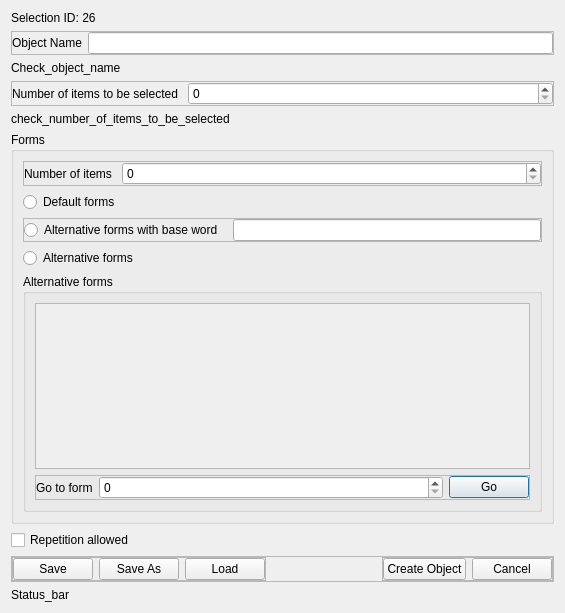
<?xml version="1.0" encoding="UTF-8"?>
<ui version="4.0">
 <class>Dialog</class>
 <widget class="QDialog" name="Dialog">
  <property name="geometry">
   <rect>
    <x>0</x>
    <y>0</y>
    <width>565</width>
    <height>613</height>
   </rect>
  </property>
  <property name="windowTitle">
   <string>Dialog</string>
  </property>
  <layout class="QVBoxLayout" name="verticalLayout">
   <item>
    <widget class="QLabel" name="label_2">
     <property name="sizePolicy">
      <sizepolicy hsizetype="Expanding" vsizetype="Fixed">
       <horstretch>0</horstretch>
       <verstretch>0</verstretch>
      </sizepolicy>
     </property>
     <property name="text">
      <string>Selection ID: 26</string>
     </property>
    </widget>
   </item>
   <item>
    <widget class="QFrame" name="frame_6">
     <property name="sizePolicy">
      <sizepolicy hsizetype="Expanding" vsizetype="Fixed">
       <horstretch>0</horstretch>
       <verstretch>0</verstretch>
      </sizepolicy>
     </property>
     <property name="locale">
      <locale language="English" country="UnitedStates"/>
     </property>
     <property name="frameShape">
      <enum>QFrame::Shape::StyledPanel</enum>
     </property>
     <property name="frameShadow">
      <enum>QFrame::Shadow::Raised</enum>
     </property>
     <layout class="QHBoxLayout" name="horizontalLayout_7">
      <property name="leftMargin">
       <number>0</number>
      </property>
      <property name="topMargin">
       <number>0</number>
      </property>
      <property name="rightMargin">
       <number>0</number>
      </property>
      <property name="bottomMargin">
       <number>0</number>
      </property>
      <item>
       <widget class="QLabel" name="label_6">
        <property name="text">
         <string>Object Name</string>
        </property>
       </widget>
      </item>
      <item>
       <widget class="QLineEdit" name="lineEdit_3"/>
      </item>
     </layout>
    </widget>
   </item>
   <item>
    <widget class="QLabel" name="label_5">
     <property name="sizePolicy">
      <sizepolicy hsizetype="Expanding" vsizetype="Fixed">
       <horstretch>0</horstretch>
       <verstretch>0</verstretch>
      </sizepolicy>
     </property>
     <property name="text">
      <string>Check_object_name</string>
     </property>
     <property name="wordWrap">
      <bool>true</bool>
     </property>
    </widget>
   </item>
   <item>
    <widget class="QFrame" name="frame_18">
     <property name="sizePolicy">
      <sizepolicy hsizetype="Expanding" vsizetype="Fixed">
       <horstretch>0</horstretch>
       <verstretch>0</verstretch>
      </sizepolicy>
     </property>
     <property name="frameShape">
      <enum>QFrame::Shape::StyledPanel</enum>
     </property>
     <property name="frameShadow">
      <enum>QFrame::Shadow::Raised</enum>
     </property>
     <layout class="QHBoxLayout" name="horizontalLayout_22">
      <property name="spacing">
       <number>10</number>
      </property>
      <property name="leftMargin">
       <number>0</number>
      </property>
      <property name="topMargin">
       <number>0</number>
      </property>
      <property name="rightMargin">
       <number>0</number>
      </property>
      <property name="bottomMargin">
       <number>0</number>
      </property>
      <item>
       <widget class="QLabel" name="label_12">
        <property name="sizePolicy">
         <sizepolicy hsizetype="Maximum" vsizetype="Preferred">
          <horstretch>0</horstretch>
          <verstretch>0</verstretch>
         </sizepolicy>
        </property>
        <property name="text">
         <string>Number of items to be selected</string>
        </property>
       </widget>
      </item>
      <item>
       <widget class="QSpinBox" name="spin_box_4"/>
      </item>
     </layout>
    </widget>
   </item>
   <item>
    <widget class="QLabel" name="label_13">
     <property name="sizePolicy">
      <sizepolicy hsizetype="Expanding" vsizetype="Fixed">
       <horstretch>0</horstretch>
       <verstretch>0</verstretch>
      </sizepolicy>
     </property>
     <property name="text">
      <string>check_number_of_items_to_be_selected</string>
     </property>
    </widget>
   </item>
   <item>
    <widget class="QGroupBox" name="groupBox_2">
     <property name="sizePolicy">
      <sizepolicy hsizetype="Expanding" vsizetype="Expanding">
       <horstretch>0</horstretch>
       <verstretch>0</verstretch>
      </sizepolicy>
     </property>
     <property name="title">
      <string>Forms</string>
     </property>
     <layout class="QVBoxLayout" name="verticalLayout_4">
      <item>
       <widget class="QFrame" name="frame_7">
        <property name="sizePolicy">
         <sizepolicy hsizetype="Expanding" vsizetype="Fixed">
          <horstretch>0</horstretch>
          <verstretch>0</verstretch>
         </sizepolicy>
        </property>
        <property name="frameShape">
         <enum>QFrame::Shape::StyledPanel</enum>
        </property>
        <property name="frameShadow">
         <enum>QFrame::Shadow::Raised</enum>
        </property>
        <layout class="QHBoxLayout" name="horizontalLayout_6">
         <property name="spacing">
          <number>10</number>
         </property>
         <property name="leftMargin">
          <number>0</number>
         </property>
         <property name="topMargin">
          <number>0</number>
         </property>
         <property name="rightMargin">
          <number>0</number>
         </property>
         <property name="bottomMargin">
          <number>0</number>
         </property>
         <item>
          <widget class="QLabel" name="label_4">
           <property name="sizePolicy">
            <sizepolicy hsizetype="Maximum" vsizetype="Preferred">
             <horstretch>0</horstretch>
             <verstretch>0</verstretch>
            </sizepolicy>
           </property>
           <property name="text">
            <string>Number of items</string>
           </property>
          </widget>
         </item>
         <item>
          <widget class="QSpinBox" name="spin_box"/>
         </item>
        </layout>
       </widget>
      </item>
      <item>
       <widget class="QRadioButton" name="radioButton_4">
        <property name="text">
         <string>Default forms</string>
        </property>
       </widget>
      </item>
      <item>
       <widget class="QFrame" name="frame_8">
        <property name="frameShape">
         <enum>QFrame::Shape::StyledPanel</enum>
        </property>
        <property name="frameShadow">
         <enum>QFrame::Shadow::Raised</enum>
        </property>
        <layout class="QHBoxLayout" name="horizontalLayout_5">
         <property name="spacing">
          <number>10</number>
         </property>
         <property name="leftMargin">
          <number>0</number>
         </property>
         <property name="topMargin">
          <number>0</number>
         </property>
         <property name="rightMargin">
          <number>0</number>
         </property>
         <property name="bottomMargin">
          <number>0</number>
         </property>
         <item>
          <widget class="QRadioButton" name="radioButton_5">
           <property name="text">
            <string>Alternative forms with base word</string>
           </property>
          </widget>
         </item>
         <item>
          <widget class="QLineEdit" name="lineEdit_2"/>
         </item>
        </layout>
       </widget>
      </item>
      <item>
       <widget class="QRadioButton" name="radioButton_6">
        <property name="text">
         <string>Alternative forms</string>
        </property>
       </widget>
      </item>
      <item>
       <widget class="QGroupBox" name="groupBox_4">
        <property name="sizePolicy">
         <sizepolicy hsizetype="Expanding" vsizetype="Expanding">
          <horstretch>0</horstretch>
          <verstretch>0</verstretch>
         </sizepolicy>
        </property>
        <property name="title">
         <string>Alternative forms</string>
        </property>
        <layout class="QVBoxLayout" name="verticalLayout_7">
         <item>
          <widget class="QScrollArea" name="scrollArea">
           <property name="horizontalScrollBarPolicy">
            <enum>Qt::ScrollBarPolicy::ScrollBarAlwaysOff</enum>
           </property>
           <property name="widgetResizable">
            <bool>true</bool>
           </property>
           <widget class="QWidget" name="widget">
            <property name="geometry">
             <rect>
              <x>0</x>
              <y>0</y>
              <width>505</width>
              <height>165</height>
             </rect>
            </property>
            <property name="sizePolicy">
             <sizepolicy hsizetype="Expanding" vsizetype="Expanding">
              <horstretch>0</horstretch>
              <verstretch>0</verstretch>
             </sizepolicy>
            </property>
            <layout class="QVBoxLayout" name="verticalLayout_8">
             <property name="spacing">
              <number>3</number>
             </property>
             <property name="leftMargin">
              <number>2</number>
             </property>
             <property name="topMargin">
              <number>2</number>
             </property>
             <property name="rightMargin">
              <number>2</number>
             </property>
             <property name="bottomMargin">
              <number>2</number>
             </property>
            </layout>
           </widget>
          </widget>
         </item>
         <item>
          <widget class="QFrame" name="frame_13">
           <property name="frameShape">
            <enum>QFrame::Shape::StyledPanel</enum>
           </property>
           <property name="frameShadow">
            <enum>QFrame::Shadow::Raised</enum>
           </property>
           <layout class="QHBoxLayout" name="horizontalLayout_12" stretch="0,7,0">
            <property name="leftMargin">
             <number>0</number>
            </property>
            <property name="topMargin">
             <number>0</number>
            </property>
            <property name="rightMargin">
             <number>0</number>
            </property>
            <property name="bottomMargin">
             <number>0</number>
            </property>
            <item>
             <widget class="QLabel" name="label_3">
              <property name="text">
               <string>Go to form</string>
              </property>
             </widget>
            </item>
            <item>
             <widget class="QSpinBox" name="spinBox"/>
            </item>
            <item>
             <widget class="QPushButton" name="pushButton_3">
              <property name="text">
               <string>Go</string>
              </property>
             </widget>
            </item>
           </layout>
          </widget>
         </item>
        </layout>
       </widget>
      </item>
     </layout>
    </widget>
   </item>
   <item>
    <widget class="QCheckBox" name="checkBox_2">
     <property name="text">
      <string>Repetition allowed</string>
     </property>
    </widget>
   </item>
   <item>
    <widget class="QFrame" name="frame_2">
     <property name="sizePolicy">
      <sizepolicy hsizetype="Expanding" vsizetype="Fixed">
       <horstretch>0</horstretch>
       <verstretch>0</verstretch>
      </sizepolicy>
     </property>
     <property name="frameShape">
      <enum>QFrame::Shape::StyledPanel</enum>
     </property>
     <property name="frameShadow">
      <enum>QFrame::Shadow::Raised</enum>
     </property>
     <layout class="QHBoxLayout" name="horizontalLayout_2">
      <property name="leftMargin">
       <number>0</number>
      </property>
      <property name="topMargin">
       <number>0</number>
      </property>
      <property name="rightMargin">
       <number>0</number>
      </property>
      <property name="bottomMargin">
       <number>0</number>
      </property>
      <item alignment="Qt::AlignmentFlag::AlignLeft">
       <widget class="QFrame" name="frame_3">
        <property name="frameShape">
         <enum>QFrame::Shape::StyledPanel</enum>
        </property>
        <property name="frameShadow">
         <enum>QFrame::Shadow::Raised</enum>
        </property>
        <layout class="QHBoxLayout" name="horizontalLayout_3">
         <property name="leftMargin">
          <number>0</number>
         </property>
         <property name="topMargin">
          <number>0</number>
         </property>
         <property name="rightMargin">
          <number>0</number>
         </property>
         <property name="bottomMargin">
          <number>0</number>
         </property>
         <item>
          <widget class="QPushButton" name="pushButton_4">
           <property name="text">
            <string>Save</string>
           </property>
          </widget>
         </item>
         <item>
          <widget class="QPushButton" name="pushButton_5">
           <property name="text">
            <string>Save As</string>
           </property>
          </widget>
         </item>
         <item>
          <widget class="QPushButton" name="pushButton_6">
           <property name="text">
            <string>Load</string>
           </property>
          </widget>
         </item>
        </layout>
       </widget>
      </item>
      <item alignment="Qt::AlignmentFlag::AlignRight">
       <widget class="QFrame" name="frame_4">
        <property name="frameShape">
         <enum>QFrame::Shape::StyledPanel</enum>
        </property>
        <property name="frameShadow">
         <enum>QFrame::Shadow::Raised</enum>
        </property>
        <layout class="QHBoxLayout" name="horizontalLayout_4" stretch="1,1">
         <property name="leftMargin">
          <number>0</number>
         </property>
         <property name="topMargin">
          <number>0</number>
         </property>
         <property name="rightMargin">
          <number>0</number>
         </property>
         <property name="bottomMargin">
          <number>0</number>
         </property>
         <item>
          <widget class="QPushButton" name="pushButton">
           <property name="text">
            <string>Create Object</string>
           </property>
          </widget>
         </item>
         <item>
          <widget class="QPushButton" name="pushButton_2">
           <property name="text">
            <string>Cancel</string>
           </property>
          </widget>
         </item>
        </layout>
       </widget>
      </item>
     </layout>
    </widget>
   </item>
   <item>
    <widget class="QLabel" name="label_11">
     <property name="sizePolicy">
      <sizepolicy hsizetype="Expanding" vsizetype="Fixed">
       <horstretch>0</horstretch>
       <verstretch>0</verstretch>
      </sizepolicy>
     </property>
     <property name="text">
      <string>Status_bar</string>
     </property>
    </widget>
   </item>
  </layout>
 </widget>
 <resources/>
 <connections/>
</ui>
